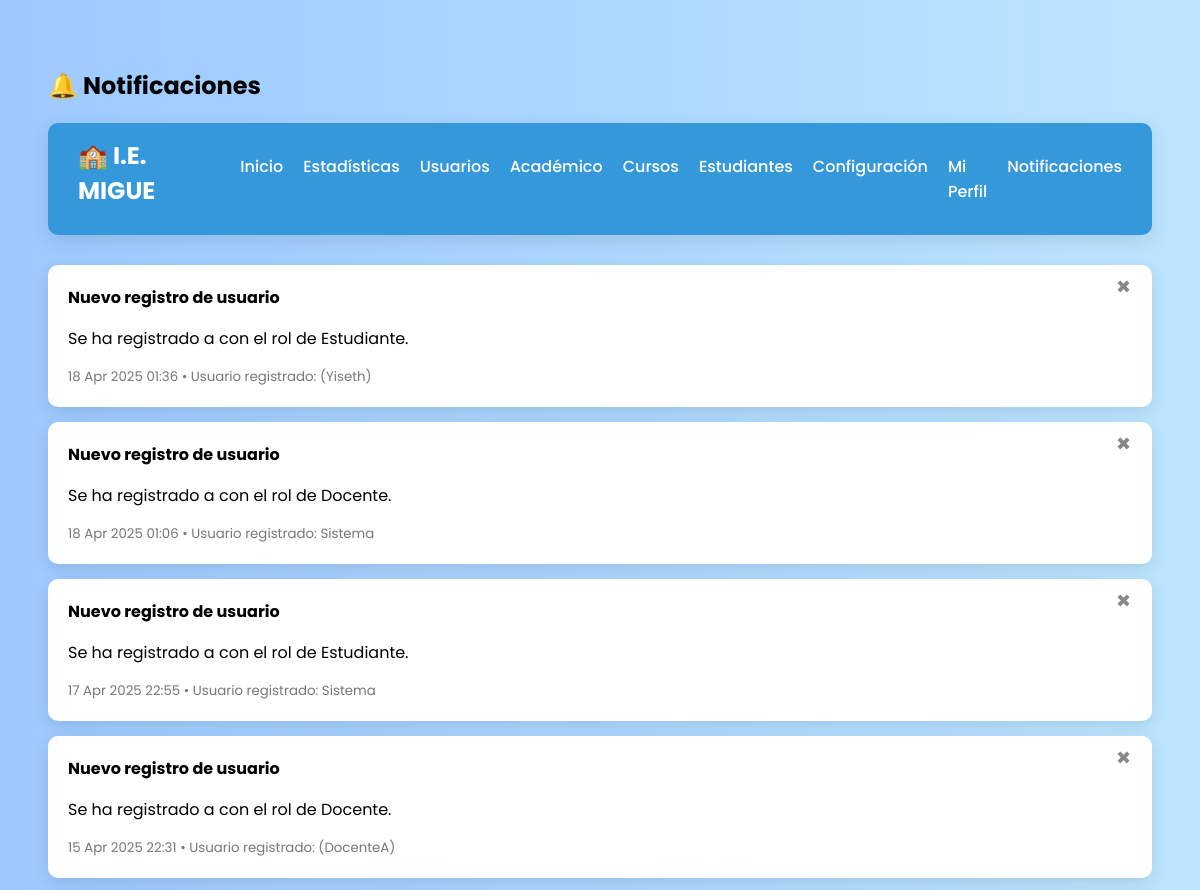
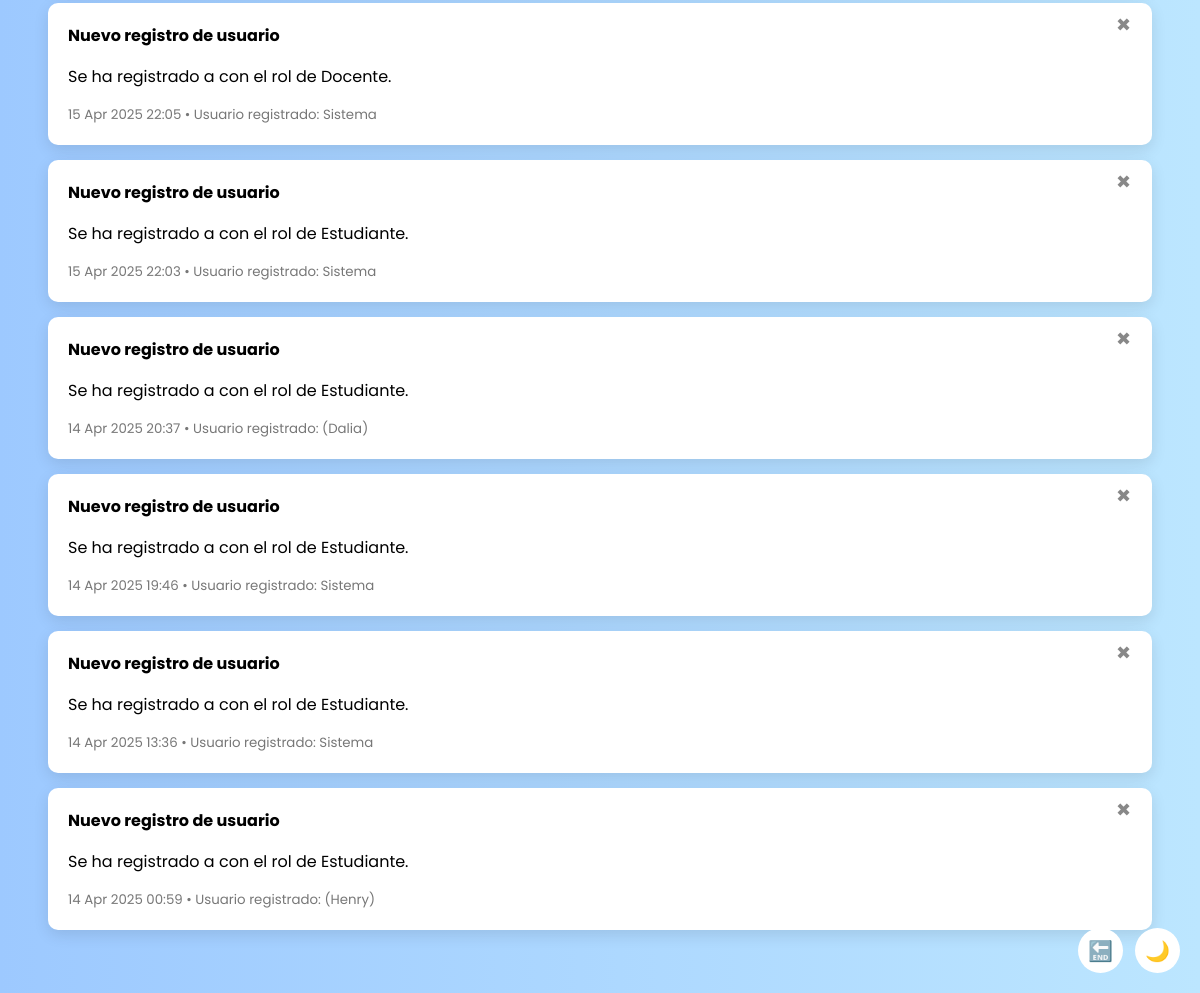
The app's page /notificaciones/, older data (2 pictures, top to bottom).
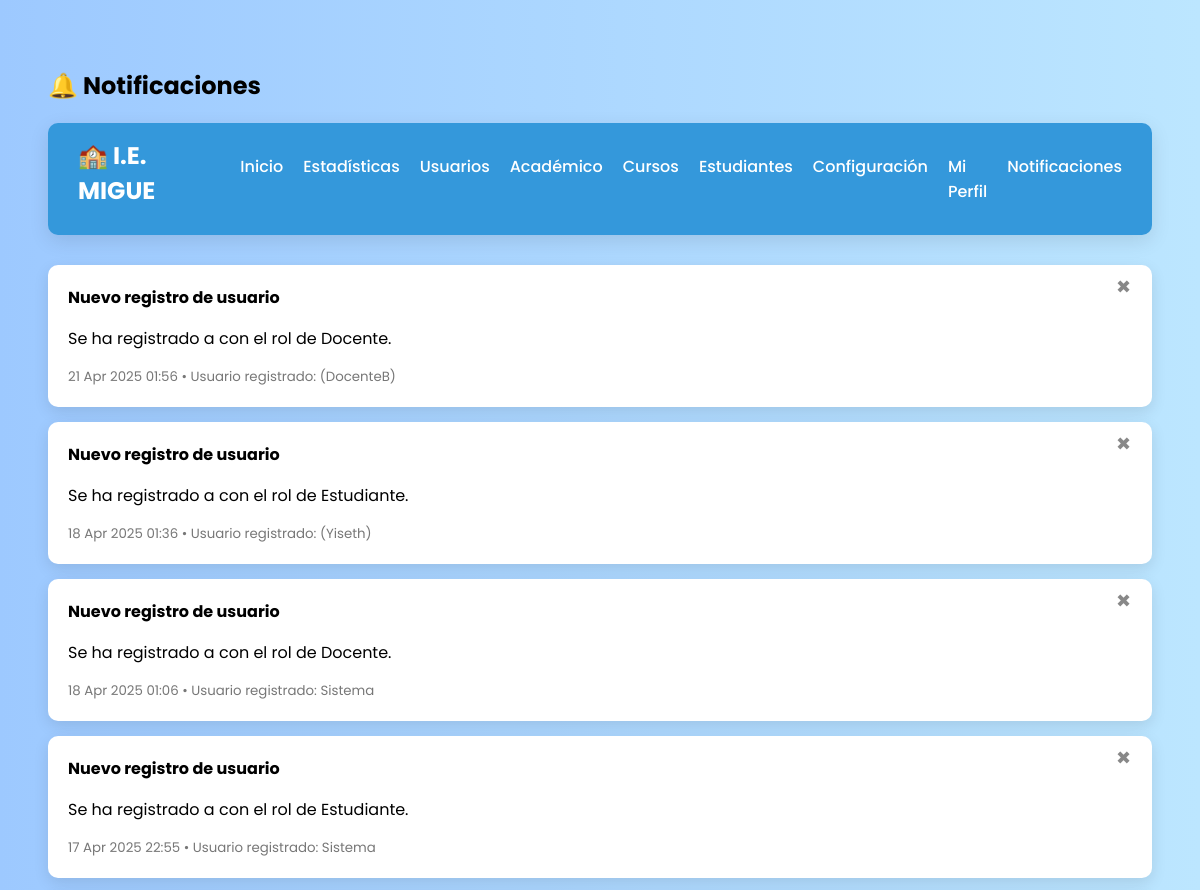
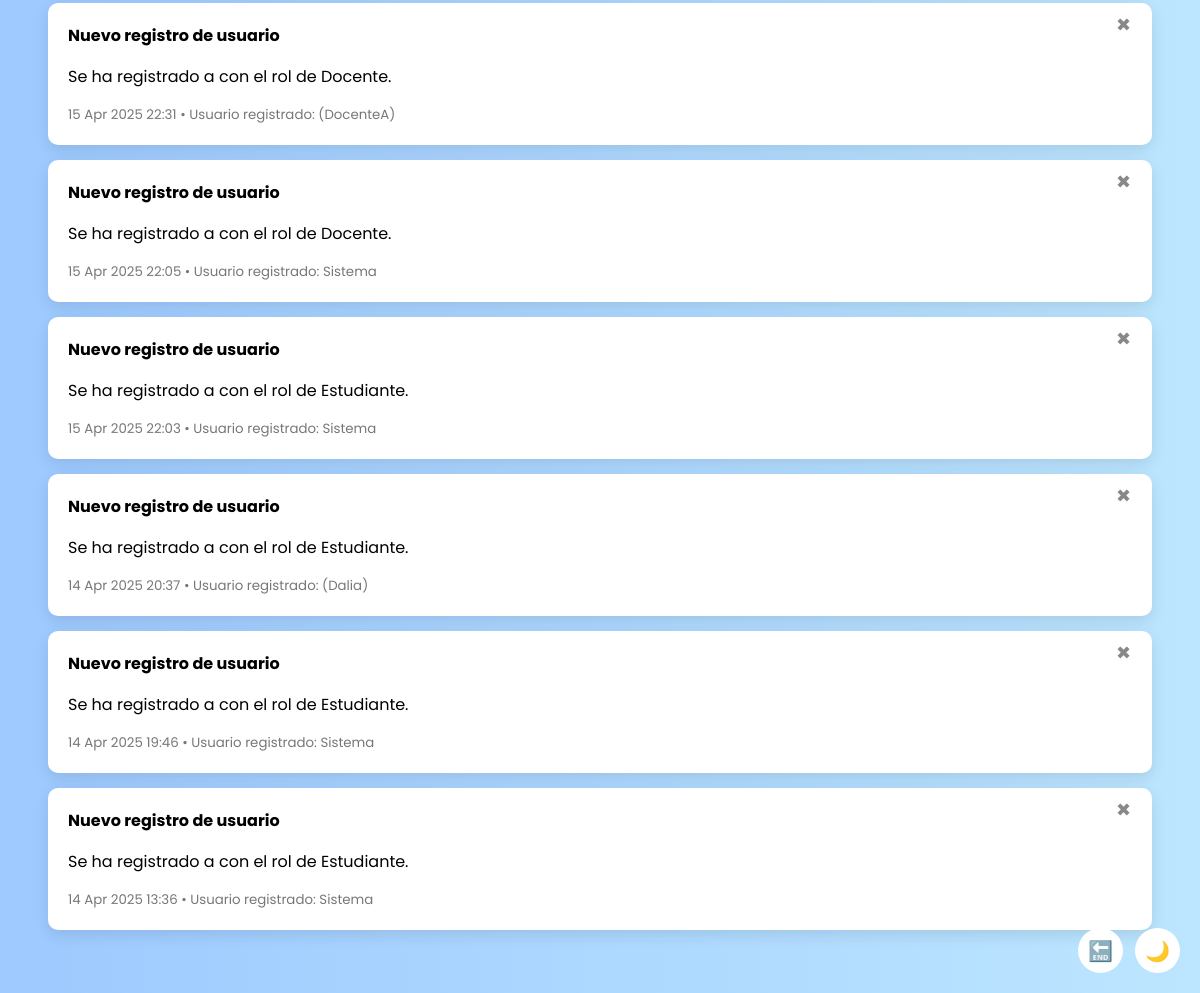
The same page, newer data (2 pictures, top to bottom).
### usuarios/models.py (models this page shows, shortened)
class Notificacion(models.Model):
    TIPO_CHOICES = [
        ('info', 'Información'),
        ('advertencia', 'Advertencia'),
        ('mensaje', 'Mensaje'),
    ]
    titulo = models.CharField(max_length=100)
    contenido = models.TextField()
    tipo = models.CharField(max_length=20, choices=TIPO_CHOICES, default='info')
    fecha = models.DateTimeField(auto_now_add=True)
    usuario = models.ForeignKey(User, on_delete=models.SET_NULL, null=True, blank=True, related_name='notificaciones_creadas')
    usuario_afectado = models.ForeignKey(User, on_delete=models.SET_NULL, null=True, blank=True, related_name='notificaciones_recibidas')
    eliminada = models.BooleanField(default=False)

### usuarios/views.py (the view)
# urls.py: path('notificaciones/', views.notificaciones, name='notificaciones'),
def notificaciones(request):
    lista = Notificacion.objects.filter(eliminada=False).order_by('-fecha')
    paginator = Paginator(lista, 10)
    page_number = request.GET.get('page')
    page_obj = paginator.get_page(page_number)
    restaurado = request.GET.get('restaurado')
    return render(request, 'usuarios/notificaciones.html', {
        'notificaciones': page_obj,
        'restaurado': restaurado
    })

### usuarios/templates/usuarios/notificaciones.html (shortened to what this page needs)
{% load static %}
<!DOCTYPE html>
<html lang="es">
<head>
</head>
<body>
<h2>🔔 Notificaciones</h2>
<nav class="navbar">
  <div class="logo">🏫 I.E. MIGUE</div>
  <ul class="nav-links">
    <li><a href="{% url 'panel_admin' %}">Inicio</a></li>
    <li><a href="{% url 'estadisticas' %}">Estadísticas</a></li>
    <li><a href="{% url 'lista_usuarios' %}">Usuarios</a></li>
    <li><a href="{% url 'gestion_academica' %}">Académico</a></li>
    <li><a href="{% url 'gestionar_cursos' %}">Cursos</a></li>
    <li><a href="{% url 'ver_estudiantes' %}">Estudiantes</a></li>
    <li><a href="{% url 'configuracion' %}">Configuración</a></li>
    <li><a href="{% url 'perfil_admin' %}">Mi Perfil</a></li>
    <li><a href="{% url 'notificaciones' %}">Notificaciones</a></li>
  </ul>
</nav>
{% for n in notificaciones %}
  <div class="notificacion"
    id="noti-{{ n.id }}"
    onclick="mostrarDesdeAtributos(this)"
    data-titulo="{{ n.titulo|escapejs }}"
    data-contenido="{{ n.contenido|escapejs }}"
    data-fecha="{{ n.fecha|date:'d/m/Y H:i' }}"
    data-usuario="{% if n.usuario_afectado %}{{ n.usuario_afectado.first_name|default_if_none:'' }} {{ n.usuario_afectado.last_name|default_if_none:'' }} ({{ n.usuario_afectado.username }}){% else %}Sistema{% endif %}"
    data-correo="{% if n.usuario_afectado and n.usuario_afectado.email %}{{ n.usuario_afectado.email|escapejs }}{% else %}-{% endif %}">
    <button onclick="event.stopPropagation(); eliminarNotificacion({{ n.id }}, '{{ n.titulo|escapejs }}')"
       title="Eliminar"
       style="position: absolute; top: 10px; right: 15px; background: none; border: none; font-size: 18px; color: #888; cursor: pointer;">✖</button>
    <strong>{{ n.titulo }}</strong>
    <p>{{ n.contenido }}</p>
    <small>{{ n.fecha|date:"d M Y H:i" }} • Usuario registrado:
      {% if n.usuario_afectado %}
        {{ n.usuario_afectado.first_name }} {{ n.usuario_afectado.last_name }} ({{ n.usuario_afectado.username }})
      {% else %}
        Sistema
      {% endif %}
    </small>
  </div>
{% empty %}
  <p>No hay notificaciones por el momento.</p>
{% endfor %}
<div class="floating-buttons">
  <form method="POST" action="{% url 'logout' %}">
    <button class="icon-button" title="Cerrar sesión">🔚</button>
  </form>
  <button class="icon-button" onclick="toggleDarkMode()" title="Modo oscuro/claro" id="darkToggle">🌙</button>
</div>
</body>
</html>

Row changes from the older to the newer data that the page shows:
no longer on this page (row unchanged): Notificacion: titulo "Nuevo registro de usuario", contenido "Se ha registrado a con el rol de Estudiante.", fecha "14 Apr 2025 00:59", usuario_afectado.username "Henry"
added Notificacion: titulo "Nuevo registro de usuario", contenido "Se ha registrado a con el rol de Docente.", fecha "21 Apr 2025 01:56", usuario_afectado.username "DocenteB"
